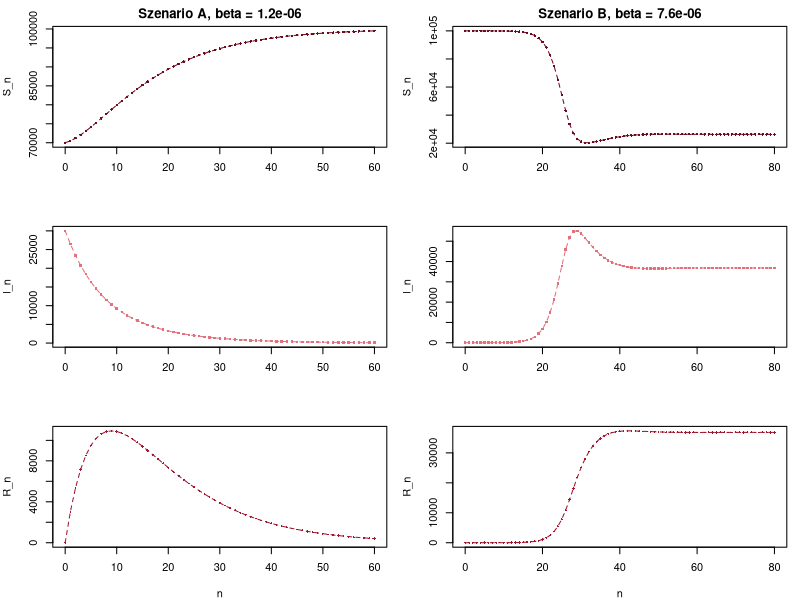

This chart was generated by the following R code:
# Abb. 2.15: SIR-Modell, Szenarien A und B (Buch, Abschnitt 2.4, Gl. 2.21)
# S_{n+1} = S_n - beta S_n I_n + alpha N - alpha S_n,  I_{n+1} = I_n + beta S_n I_n - (gamma + alpha) I_n,  R_{n+1} = R_n + gamma I_n - alpha R_n
# N = 100000, alpha = gamma = 0.1;  A: beta = 1.2e-6, S_0 = 70000, I_0 = 30000;  B: beta = 7.6e-6, S_0 = 99999, I_0 = 1
# (c) 2026 Philipp Kügler · Programm zum Buch „Dynamische Systeme in den Lebenswissenschaften“ · MIT-Lizenz (siehe LICENSE)
N <- 100000; alpha <- 0.1; gamma <- 0.1

farben <- c(rgb(0.43, 0.04, 0.12), rgb(0.89, 0.44, 0.49), rgb(0.64, 0.08, 0.18)); zeichen <- c(16, 15, 18)
lab <- c("S_n", "I_n", "R_n")
par(mfcol = c(3, 2), mar = c(4, 4, 2, 1))
for (sz in list(list("A", 1.2e-6, 70000, 30000, 60), list("B", 7.6e-6, 99999, 1, 80))) {
  name <- sz[[1]]; beta <- sz[[2]]; M <- sz[[5]]
  X <- matrix(0, 3, M + 1)               # Zeilen: S, I, R
  X[, 1] <- c(sz[[3]], sz[[4]], N - sz[[3]] - sz[[4]])
  for (k in 1:M) {
    S <- X[1, k]; I <- X[2, k]; R <- X[3, k]
    X[, k + 1] <- c(S - beta * S * I + alpha * N - alpha * S,
                    I + beta * S * I - (gamma + alpha) * I,
                    R + gamma * I - alpha * R)
  }
  R0 <- beta * N / (gamma + alpha)       # Basisreproduktionszahl
  cat(sprintf("Szenario %s: R_0 = %.1f,  (S, I, R) nach %d Schritten = (%.0f, %.0f, %.0f)\n", name, R0, M, X[1, M + 1], X[2, M + 1], X[3, M + 1]))
  for (z in 1:3) {
    plot(0:M, X[z, ], type = "o", lty = 2, pch = zeichen[z], cex = 0.5, col = farben[z], xlab = if (z == 3) "n" else "", ylab = lab[z],
         main = if (z == 1) sprintf("Szenario %s, beta = %g", name, beta) else "")
  }
}
